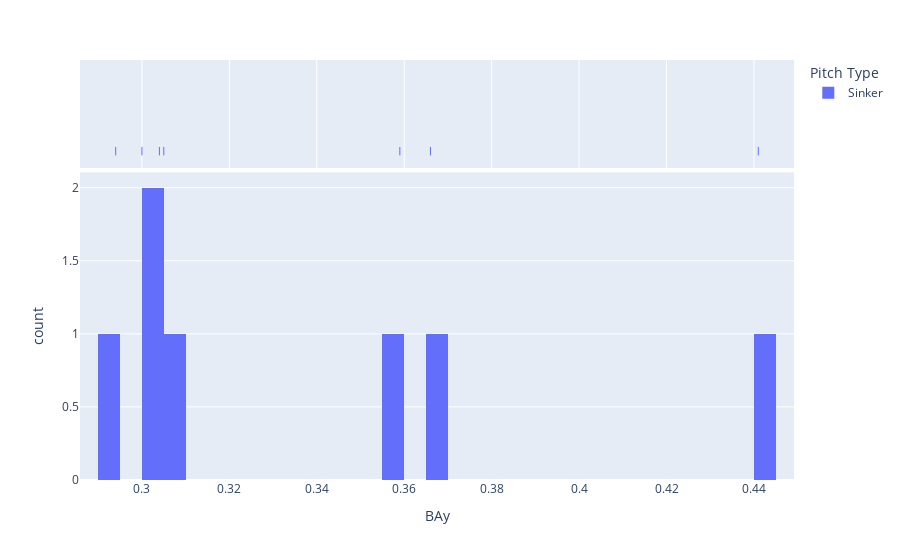

The code cell stored with this chart in its notebook:
### Code cell
fig = px.histogram(mb.filter(pl.col("Pitch Type") == "Sinker"), x="BAy",nbins=30, color = "Pitch Type",marginal="rug",hover_data=mb['Name','Season','PA','Pitches','BA','SLG','Whiff%','Hard Hit %','BAy'].columns)
fig.show()

### Figure 1 — Plotly figure (JSON) as saved in the notebook; plotly's stock layout.template omitted (floating-point values rounded to 4 significant figures)
{"data": [{"alignmentgroup": "True", "bingroup": "x", "hovertemplate": "Pitch Type=Sinker<br>BAy=%{x}<br>count=%{y}<extra></extra>", "legendgroup": "Sinker", "marker": {"color": "#636efa", "pattern": {"shape": ""}}, "name": "Sinker", "nbinsx": 30, "offsetgroup": "Sinker", "orientation": "v", "showlegend": true, "type": "histogram", "x": [0.359, 0.366, 0.305, 0.304, 0.294, 0.3, 0.441], "xaxis": "x", "yaxis": "y"}, {"alignmentgroup": "True", "boxpoints": "all", "customdata": [["Mookie Betts", 2023, 136, 534, 0.366, 0.589, 11.4, 49.5], ["Mookie Betts", 2022, 141, 529, 0.305, 0.588, 6.5, 48.3], ["Mookie Betts", 2021, 107, 370, 0.304, 0.565, 5.3, 46.4], ["Mookie Betts", 2020, 36, 143, 0.294, 0.412, 10.5, 53.8], ["Mookie Betts", 2019, 118, 495, 0.3, 0.52, 9.1, 53.5], ["Mookie Betts", 2018, 127, 496, 0.441, 0.748, 6.5, 56.6], ["Mookie Betts", 2017, 167, 605, 0.302, 0.537, 4.1, 48.2]], "fillcolor": "rgba(255,255,255,0)", "hoveron": "points", "hovertemplate": "Pitch Type=Sinker<br>BAy=%{x}<br>Name=%{customdata[0]}<br>Season=%{customdata[1]}<br>PA=%{customdata[2]}<br>Pitches=%{customdata[3]}<br>BA=%{customdata[4]}<br>SLG=%{customdata[5]}<br>Whiff%=%{customdata[6]}<br>Hard Hit %=%{customdata[7]}<extra></extra>", "jitter": 0, "legendgroup": "Sinker", "line": {"color": "rgba(255,255,255,0)"}, "marker": {"color": "#636efa", "symbol": "line-ns-open"}, "name": "Sinker", "offsetgroup": "Sinker", "showlegend": false, "type": "box", "x": [0.359, 0.366, 0.305, 0.304, 0.294, 0.3, 0.441], "xaxis": "x2", "yaxis": "y2"}], "layout": {"barmode": "relative", "legend": {"title": {"text": "Pitch Type"}, "tracegroupgap": 0}, "margin": {"t": 60}, "xaxis": {"anchor": "y", "domain": [0, 1], "title": {"text": "BAy"}}, "xaxis2": {"anchor": "y2", "domain": [0, 1], "matches": "x", "showgrid": true, "showticklabels": false}, "yaxis": {"anchor": "x", "domain": [0, 0.7326], "title": {"text": "count"}}, "yaxis2": {"anchor": "x2", "domain": [0.7426, 1], "matches": "y2", "showgrid": false, "showline": false, "showticklabels": false, "ticks": ""}}}
